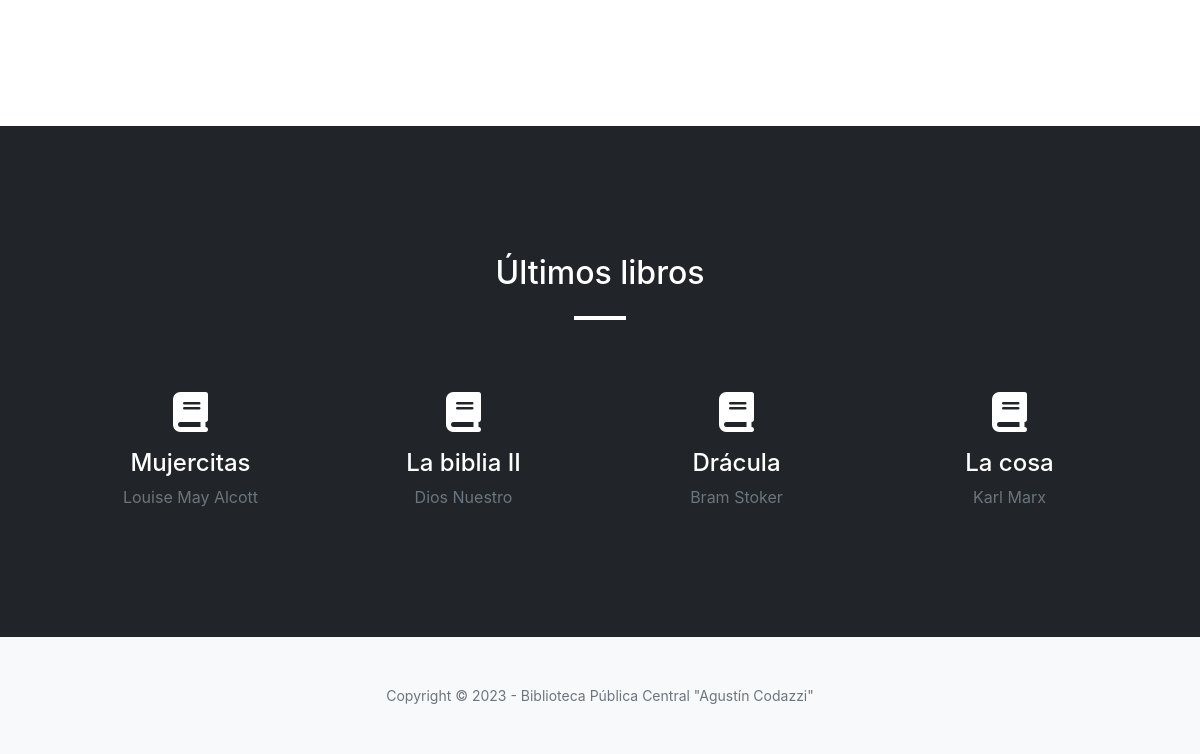
Before: / (lower part) with the older database file.
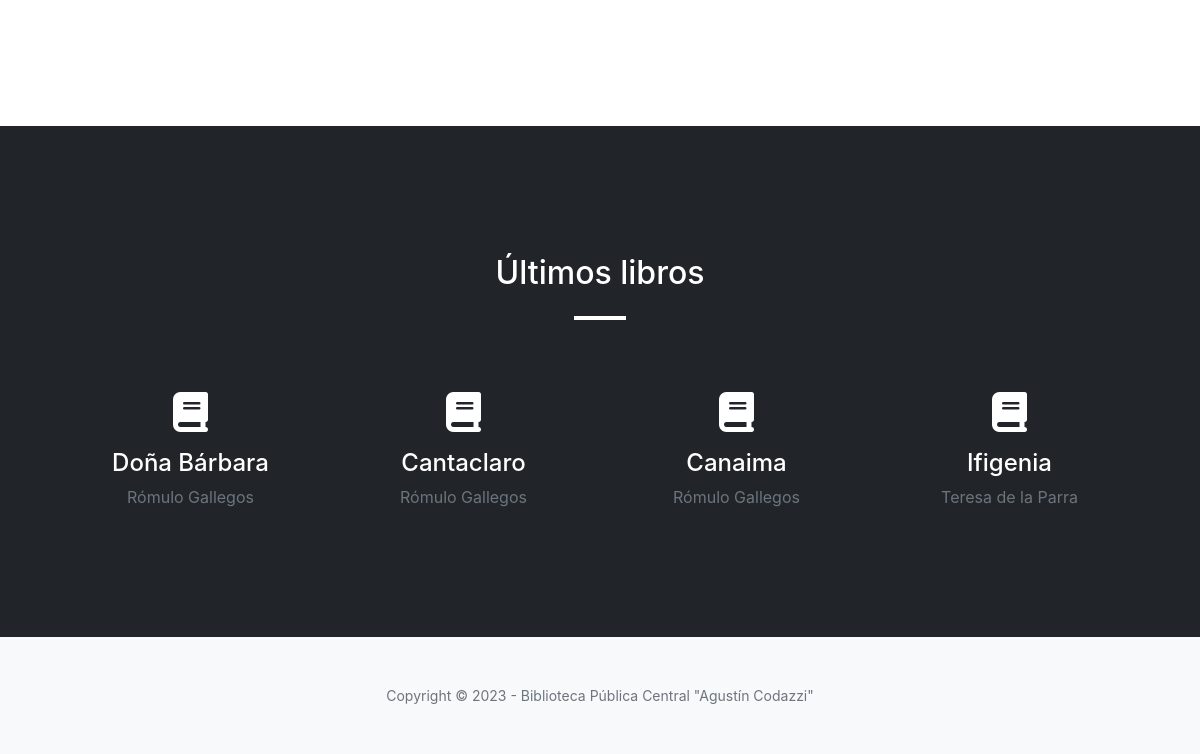
After: the same page with the newer database file.
### tables this page shows
CREATE TABLE `libros` (
  `id_libro` int(11) NOT NULL,
  `cota` varchar(255) NOT NULL COMMENT 'Código identificador del libro',
  `titulo` varchar(255) NOT NULL COMMENT 'Título del libro',
  `autor` varchar(255) NOT NULL COMMENT 'Autor del libro',
  `categoria` int(11) NOT NULL COMMENT 'Categoría del libro',
  `estado_libro` varchar(255) NOT NULL COMMENT 'Estado del libro',
  `sinopsis` text DEFAULT NULL,
  `cantidad` int(11) DEFAULT NULL
);

### app/Core/baseController.php (called while the page is built, shortened)
<?php
class baseController
{
    public function view($view, $data = [], $layout = false)
    {
        extract($data);
        include_once './app/Views/' . $view . '.php';
    }
}

### app/Controllers/HomeController.php (called while the page is built, shortened)
<?php
class HomeController  extends baseController
{
    public function Index()
    {
        $libro_model = new Libro();
        $libros = $libro_model->getAll();
        $show_books = [];
        foreach ($libros as $key => $libro) {
            if ($key <= 14) {
                $show_books[] = $libro;
            }
        }
        $event_model = new Event();
        $events = $event_model->getAll();
        $events_pendientes = array_filter($events, function($event) {
            return (int) $event->state_event === 2;
        });
        usort($events_pendientes, function($a, $b) {
            return strtotime($a->date_realized_event) - strtotime($b->date_realized_event);
        });
        $this->view('LandingPage/Inicio', [
            'title' => 'Inicio',
            'libros' => $show_books,
            'events_pendientes' => $events_pendientes
        ]);
    }
}

### index.php (called while the page is built, shortened)
<?php
FrontController::dispatcher();

### app/Utils/Database.php (called while the page is built, shortened)
<?php
class Database extends \PDO
{
    private static $_instance;
    public function __construct()
    {
        $dsn = 'mysql:host=localhost;dbname=bpcac_v2;charset=utf8';
    }
    public static function getInstance()
    {
        if (!isset(self::$_instance)) {
            self::$_instance = new self();
            self::$_instance->setAttribute(\PDO::ATTR_ERRMODE, \PDO::ERRMODE_EXCEPTION);
        }
        return self::$_instance;
    }
}

### app/Core/baseModel.php (called while the page is built, shortened)
<?php
class baseModel
{
    public $database;
    private $table;
    public function __construct(string $table = '')
    {
        $this->table = $table;
        $this->database = DataBase::getInstance();
    }
    public function getAll()
    {
        $rows = [];
        $query = "SELECT * FROM {$this->table}";
        $stmt = $this->database->query($query);
        while ($row = $stmt->fetch(\PDO::FETCH_OBJ)) {
            array_push($rows, $row);
        }
        return $rows;
    }
}

### app/Views/LandingPage/Inicio.php (the view, shortened to what this page needs)
<!DOCTYPE html>
<html lang="es">
    <head>
        <?php include_once './app/Views/LandingPage/partials/Head.php'; ?>
    </head>
    <body id="page-top">
        <section class="page-section" id="services">
        </section>
        <section class="page-section bg-dark" id="books">
            <div class="container px-4 px-lg-5">
                <h2 class="text-center  text-white mt-0">Últimos libros</h2>
                <hr class="divider divider-light" />
                <div id="carouselExampleControls" class="carousel slide" data-bs-ride="carousel">
                    <div class="carousel-inner">
                        <?php for ($row = 1; $row <= count($libros); $row++): ?>
                            <?php if ((($row + 1) % 4) === 0): ?>
                                <div class="carousel-item <?php echo ($row + 1) === 4 ? 'active' : '' ?>">
                                    <div class="row gx-4 gx-lg-5">
                                        <?php for ($index = (($row + 1) - 4); $index <= $row; $index++): ?>
                                            <?php if (isset($libros[$index])): ?>
                                                <div class="col-lg-3 col-md-4 text-center">
                                                    <div class="mt-5">
                                                        <div class="mb-3">
                                                            <span class="fa-solid fa-book text-white fs-1"></span>
                                                        </div>
                                                        <h3 class="h4 mb-2 text-white"><?php echo $libros[$index]->titulo ?></h3>
                                                        <p class="text-muted mb-0"><?php echo $libros[$index]->autor ?></p>
                                                    </div>
                                                </div>
                                            <?php endif ?>
                                        <?php endfor; ?>
                                    </div>
                                </div>
                            <?php endif; ?>
                        <?php endfor; ?>
                    </div>
                </div>
            </div>
        </section>
        <?php include_once './app/Views/LandingPage/partials/Footer.php'; ?>
    </body>
</html>

### app/Core/FrontController.php (shortened to what this page needs)
<?php
class FrontController
{
    private static function controllerLoad($name_controller)
    {
        $name_controller = ucwords($name_controller) . 'Controller';
        $path_to_file_controller = dirname(__DIR__) . '/Controllers/' . $name_controller . '.php';
        $reflection_class = new ReflectionClass($name_controller);
        $reflection_methods = $reflection_class->getMethods();
        $reflection_method = array_filter($reflection_methods, function($reflection_method) {
            return $reflection_method->getName() === '__construct';
        });
        if (count($reflection_method) > 0) {
            $reflection_method = array_shift($reflection_method);
            $reflection_parameter = $reflection_method->getParameters();
            $services = self::getServices();
            $params = self::getParams($reflection_parameter, $services);
            $reflection_class = new ReflectionClass($name_controller);
            $controller = $reflection_class->newInstanceArgs($params);
        } else {
            $controller = new $name_controller;
        }
        return $controller;
    }
    private static function actionLoad($controller, $action)
    {
        $controller->$action();
    }
    public static function dispatcher()
    {
        $name_controller = $_GET['controller'] ?? self::DEFAULT_CONTROLLER;
        $action = $_GET['action'] ?? self::DEFAULT_ACTION;
        $controller = self::controllerLoad($name_controller);
        if (method_exists($controller, $action)) {
            self::actionLoad($controller, $action);
            return;
        }
    }
}

### app/Views/LandingPage/partials/Head.php (shortened to what this page needs)
<link rel="stylesheet" href="https://cdnjs.cloudflare.com/ajax/libs/font-awesome/6.2.1/css/all.min.css"
 />
<link href="https://cdn.jsdelivr.net/npm/bootstrap-icons@1.5.0/font/bootstrap-icons.css" rel="stylesheet" />
<link href="https://cdnjs.cloudflare.com/ajax/libs/SimpleLightbox/2.1.0/simpleLightbox.min.css" rel="stylesheet" />
<link href="assets/css/landing-page.css" rel="stylesheet" />

### app/Views/LandingPage/partials/Footer.php
<footer class="bg-light py-5">
    <div class="container px-4 px-lg-5">
        <div class="small text-center text-muted">Copyright &copy; 2023 - Biblioteca Pública Central "Agustín Codazzi"
        </div>
    </div>
</footer>

Changed rows visible on the page:
removed libros: titulo "Mujercitas", autor "Louise May Alcott"
removed libros: titulo "La biblia II", autor "Dios Nuestro"
removed libros: titulo "Drácula", autor "Bram Stoker"
removed libros: titulo "La cosa", autor "Karl Marx"
added libros: titulo "Doña Bárbara", autor "Rómulo Gallegos"
added libros: titulo "Cantaclaro", autor "Rómulo Gallegos"
added libros: titulo "Canaima", autor "Rómulo Gallegos"
added libros: titulo "Ifigenia", autor "Teresa de la Parra"
